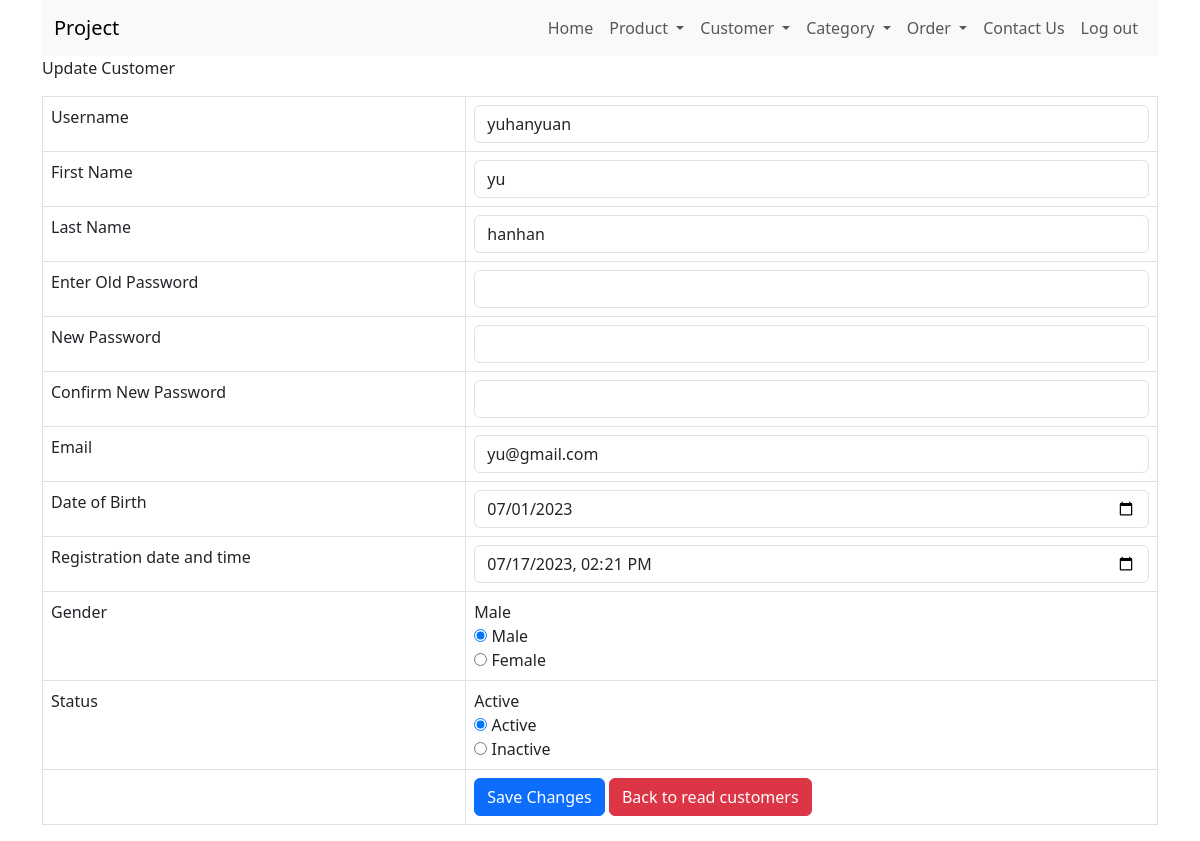
Page /customer_update.php?id=1 on the earlier database version.
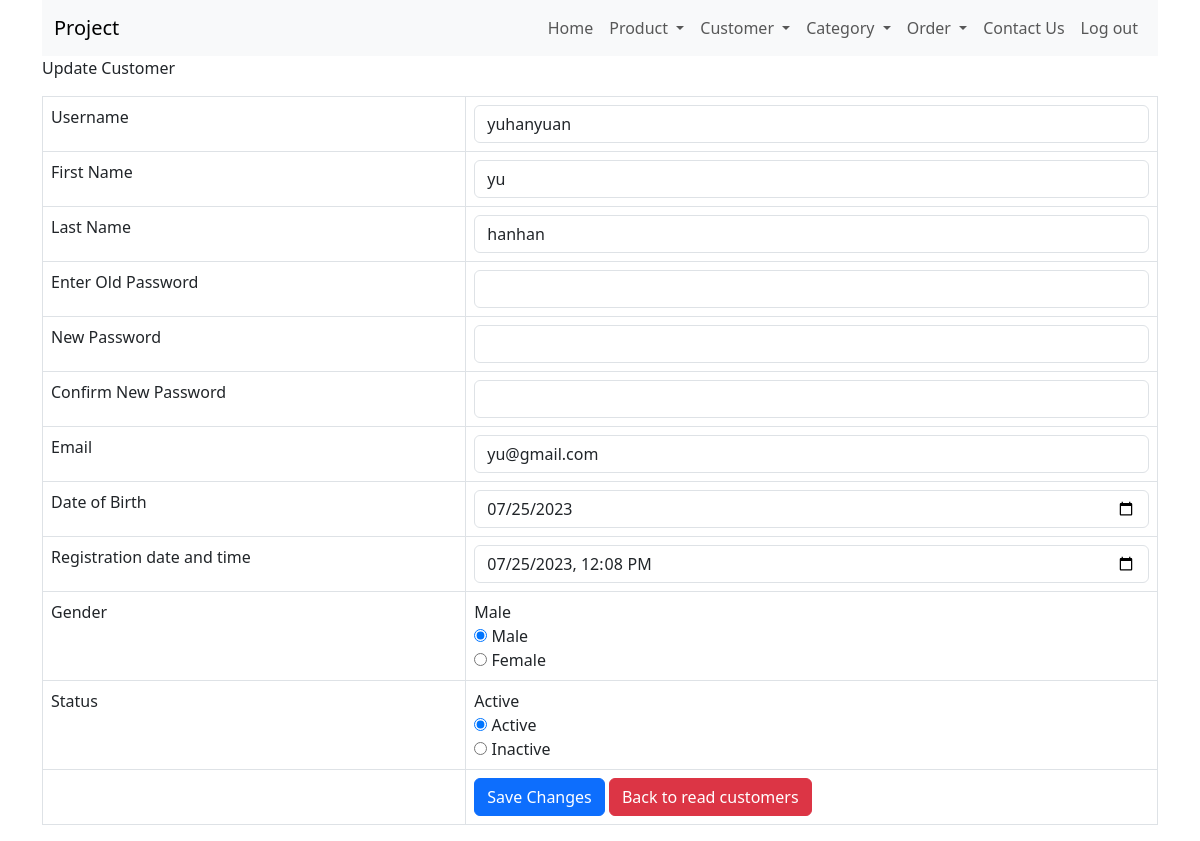
Same page on the later database version.
### tables this page shows
CREATE TABLE `customers` (
  `user_id` int(11) NOT NULL,
  `username` varchar(20) NOT NULL,
  `first_name` varchar(20) NOT NULL,
  `last_name` varchar(20) NOT NULL,
  `password` text NOT NULL,
  `email` varchar(30) NOT NULL,
  `date_of_birth` date NOT NULL,
  `registration_date_time` datetime NOT NULL DEFAULT current_timestamp() ON UPDATE current_timestamp(),
  `gender` enum('male','female') NOT NULL,
  `status` enum('active','inactive') NOT NULL DEFAULT 'active'
);

### customer_update.php (the view, shortened to what the changed rows need)
<!DOCTYPE HTML>
<html>
<head>
    <link href="https://cdn.jsdelivr.net/npm/bootstrap@5.3.0/dist/css/bootstrap.min.css" rel="stylesheet">
</head>
<body>
    <div class="container">
        <?php
        $id = isset($_GET['id']) ? $_GET['id'] : die('ERROR1: Record ID not found.');
        include 'config/database.php';
        try {
            $query = "SELECT username, first_name, last_name, password, email, date_of_birth, registration_date_time, gender, status FROM customers WHERE user_id = ? LIMIT 0,1";
            $stmt = $con->prepare($query);
            $stmt->bindParam(1, $id);
            $stmt->execute();
            $row = $stmt->fetch(PDO::FETCH_ASSOC);
            $username = $row['username'];
            $first_name = $row['first_name'];
            $last_name = $row['last_name'];
            $email = $row['email'];
            $date_of_birth = $row['date_of_birth'];
            $registration_date_time = $row['registration_date_time'];
        }
        catch (PDOException $exception) {
            die('ERROR2: ' . $exception->getMessage());
        }
        ?>
        <form action="<?php echo htmlspecialchars($_SERVER["PHP_SELF"] . "?id={$id}"); ?>" method="post">
            <table class='table table-hover table-responsive table-bordered'>
                <tr>
                    <td><input type='text' name='username' value="<?php echo htmlspecialchars($username, ENT_QUOTES);  ?>" class='form-control' /></td>
                </tr>
                <tr>
                    <td><input type="text" name="first_name" value="<?php echo htmlspecialchars($first_name, ENT_QUOTES);  ?>" class='form-control'>
                </tr>
                <tr>
                    <td><input type="text" name="last_name" value="<?php echo htmlspecialchars($last_name, ENT_QUOTES);  ?>" class='form-control'>
                </tr>
                <tr>
                    <td><input type="text" name="email" value="<?php echo htmlspecialchars($email, ENT_QUOTES);  ?>" class='form-control'></td>
                </tr>
                <tr>
                    <td><input type="date" name="date_of_birth" value="<?php echo htmlspecialchars($date_of_birth, ENT_QUOTES);  ?>" class="form-control"></td>
                </tr>
                <tr>
                    <td><input type="datetime-local" name="registration_date_time" value="<?php echo htmlspecialchars($registration_date_time, ENT_QUOTES);  ?>" class="form-control"></td>
                </tr>
                <tr>
                    <td>
                        <label><?php echo ucfirst($row['gender']); ?></label></br>
                        <input type="radio" id="male" name="gender" value="male" <?php if ($row['gender'] == "male") {
                                                                                        echo "checked";
                                                                                    } ?> class="form-group">
                        <label for="male">Male</label><br>
                        <input type="radio" id="female" name="gender" value="female" <?php if ($row['gender'] == "female") {
                                                                                            echo "checked";
                                                                                        } ?> class="form-group">
                        <label for="female">Female</label><br>
                    </td>
                </tr>
                <tr>
                    <td>
                        <label><?php echo ucfirst($row['status']); ?></label></br>
                        <input type="radio" id="active" name="status" value="active" <?php if ($row['status'] == "active") {
                                                                                            echo "checked";
                                                                                        } ?> class="form-group">
                        <label for="active">Active</label><br>
                        <input type="radio" id="inactive" name="status" value="inactive" <?php if ($row['status'] == "inactive") {
                                                                                                echo "checked";
                                                                                            } ?> class="form-group">
                        <label for="inactive">Inactive</label><br>
                    </td>
                </tr>
            </table>
        </form>
    </div>
</body>
</html>

Differences in the rows shown:
changed customers "Male": date_of_birth "07/01/2023" → "07/25/2023"; registration_date_time "07/17/2023 14:21" → "07/25/2023 12:08"
